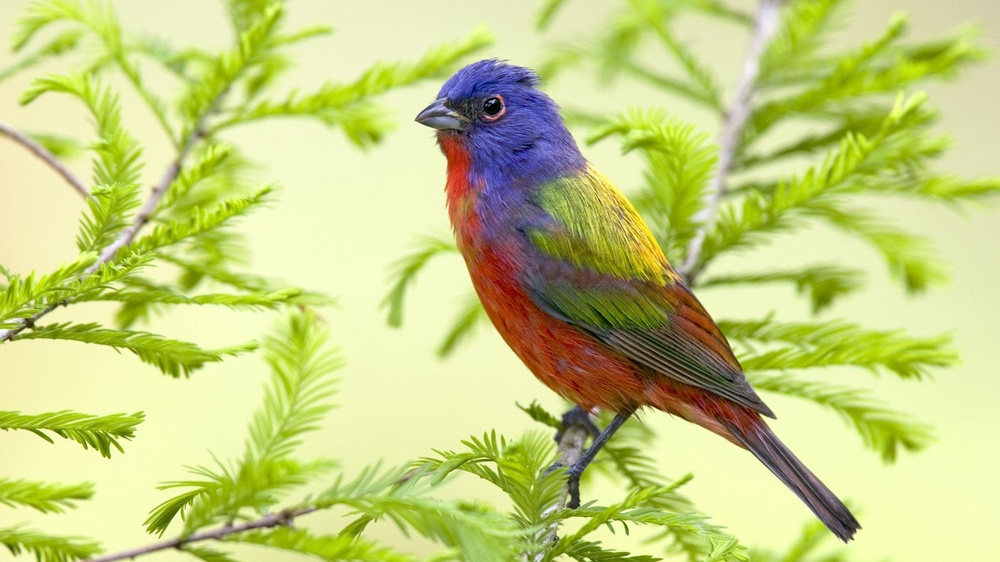
#> input picture lesson-14/images/birds.jpg, 1000 x 562 px, shrunk from 1920 x 1080 before the run, found by its file name; its folder holds only this picture in this run
$ python image_manipulation.py
#> lines starting #> are read from the running program, lines starting #| are printed output that depends on the picture
'''from PIL import Image
import numpy as np
with Image.open("images/birds.jpg") as img:
    img_arr=np.array(img)
    print(img.mode)'''

# Import required modules
from PIL import Image
import numpy as np

# Create a simple function that autosaves arrays as images to make life easier
def save_image(arr, name, mode):
    img = Image.fromarray(arr, mode)
    img.save(f"images/{name}.jpg")

# Make an array that represents the image
with Image.open('images/birds.jpg') as img:
#> img is the input picture: PIL image 1000x562 RGB; mean R, G, B 197.7, 206.8, 129.5
    img_arr = np.array(img)


# Flip horizontally and vertically
def flip_image(array):
    flip_img = array[::-1, ::-1]
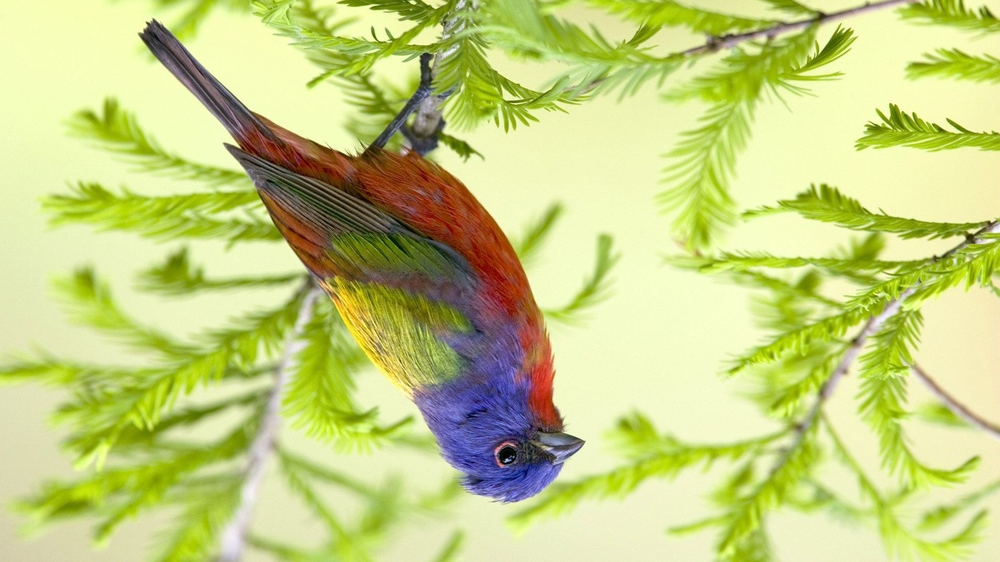
#> flip_img: shape (562, 1000, 3); mean R, G, B 197.7, 206.8, 129.5
    return save_image(flip_img, "flip_img", "RGB") # save the image


def add_noise(array):
    # Generate random noise
    noise_arr = np.random.randint(0, 50, tuple(array.shape))
    # If the range of the array was 0 to 255, the noise intensity would be very high, so used lower range
    noise_img = np.clip(array + noise_arr, 0, 255).astype(np.uint8)
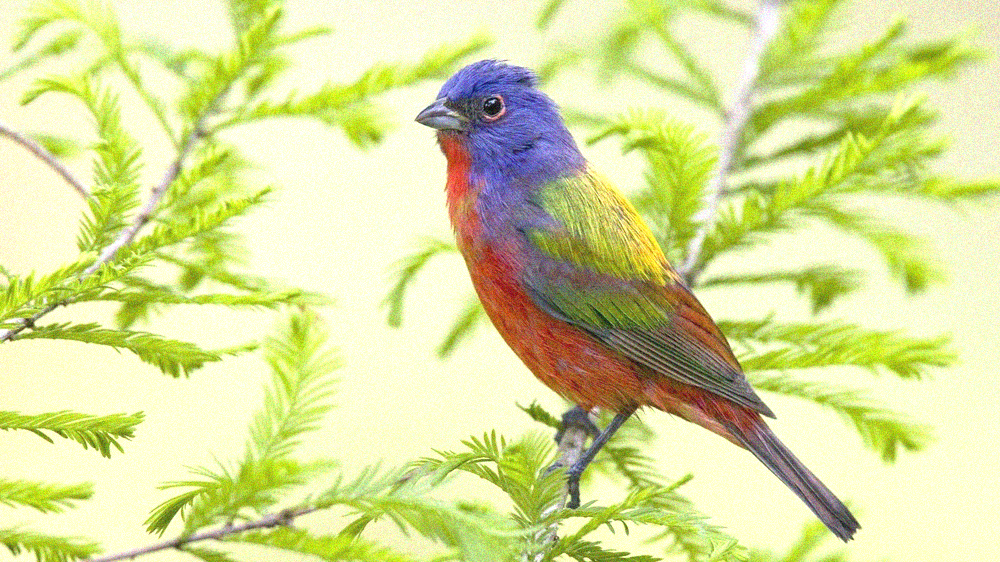
#> noise_img: shape (562, 1000, 3); mean R, G, B 216.3, 222.7, 153.9
    return save_image(noise_img, "noise_img", "RGB")

def brighten_channels(array):
    # Increase the red channel by 40. Keep the range 0, 255
    brighten_arr = np.full(array.shape, [40, 0, 0], dtype=np.uint8) # array to add in order to brighten every red color of pixels
    bright_img = np.clip(img_arr+brighten_arr, 0, 255)
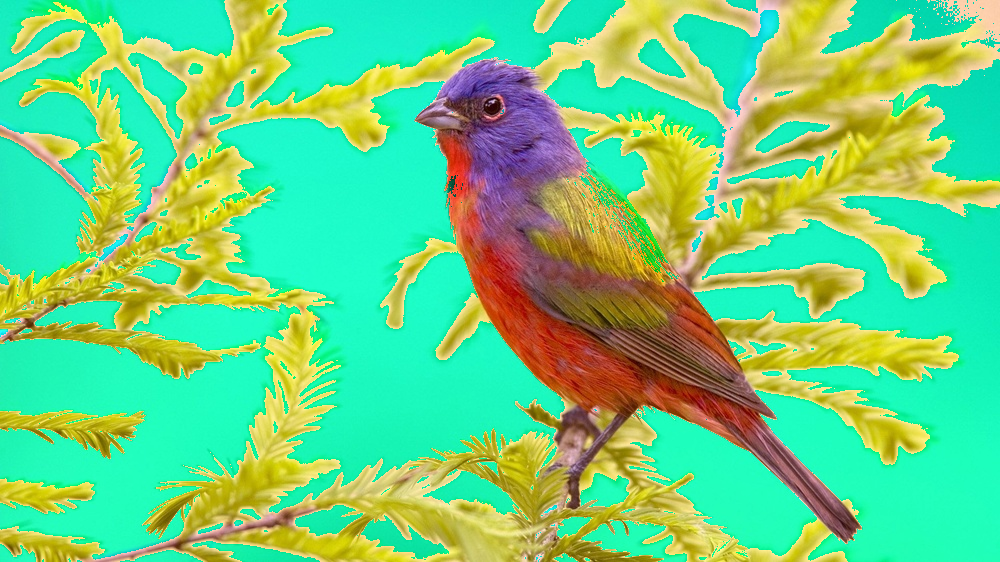
#> bright_img: shape (562, 1000, 3); mean R, G, B 109.8, 206.8, 129.5
    return save_image(bright_img, "bright_img", "RGB")

# create a mask
def apply_mask(array):
    copy_arr = array.copy() # create a copy before changing the original array
    sub_arr = copy_arr[int(copy_arr.shape[0]/2-50):int(copy_arr.shape[0]/2+51), int(copy_arr.shape[1]/2-50):int(copy_arr.shape[1]/2+51)]
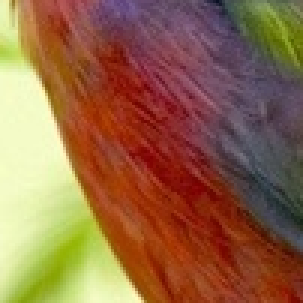
#> sub_arr: shape (101, 101, 3) (shown 3 times larger); mean R, G, B 145.6, 102.5, 70.1
    sub_arr.fill(0) # fill with 0 to create black color
#> sub_arr: shape (101, 101, 3); every value is 0
    return save_image(copy_arr, "mask_img", "RGB")

flip_image(img_arr)
add_noise(img_arr)
brighten_channels(img_arr)
apply_mask(img_arr)
